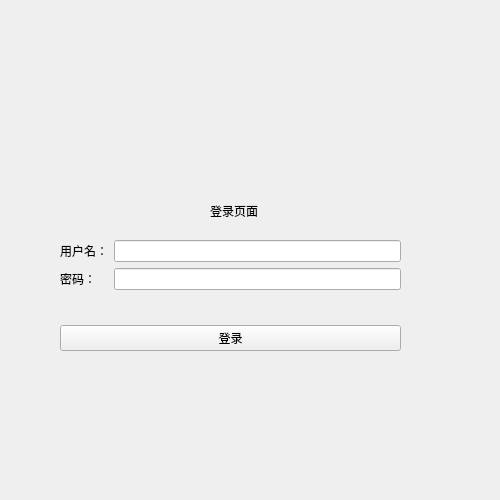
<?xml version="1.0" encoding="UTF-8"?>
<ui version="4.0">
 <class>LoginView</class>
 <widget class="QWidget" name="LoginView">
  <property name="geometry">
   <rect>
    <x>0</x>
    <y>0</y>
    <width>500</width>
    <height>500</height>
   </rect>
  </property>
  <property name="windowTitle">
   <string>Form</string>
  </property>
  <widget class="QLabel" name="title">
   <property name="geometry">
    <rect>
     <x>210</x>
     <y>190</y>
     <width>91</width>
     <height>41</height>
    </rect>
   </property>
   <property name="text">
    <string>登录页面</string>
   </property>
  </widget>
  <widget class="QWidget" name="">
   <property name="geometry">
    <rect>
     <x>60</x>
     <y>240</y>
     <width>341</width>
     <height>111</height>
    </rect>
   </property>
   <layout class="QVBoxLayout" name="verticalLayout">
    <item>
     <layout class="QFormLayout" name="formLayout">
      <item row="0" column="0">
       <widget class="QLabel" name="nameLabel">
        <property name="text">
         <string>用户名：</string>
        </property>
       </widget>
      </item>
      <item row="0" column="1">
       <widget class="QLineEdit" name="nameEdit"/>
      </item>
      <item row="1" column="0">
       <widget class="QLabel" name="pwdLabel">
        <property name="text">
         <string>密码：</string>
        </property>
       </widget>
      </item>
      <item row="1" column="1">
       <widget class="QLineEdit" name="pwdEdit"/>
      </item>
     </layout>
    </item>
    <item>
     <widget class="QPushButton" name="loginButton">
      <property name="text">
       <string>登录</string>
      </property>
     </widget>
    </item>
   </layout>
  </widget>
 </widget>
 <resources/>
 <connections/>
</ui>
